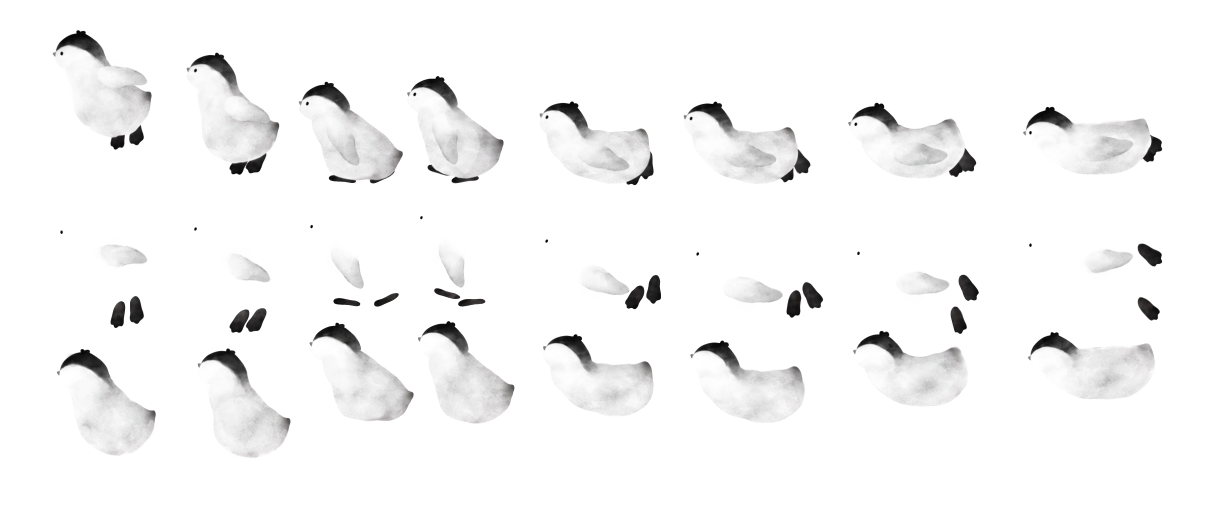
#> input picture assets/penguin/source_sheet.png, 6095 x 2597 px, found by its file name (shown at 1/5 size)
$ python atlas.py
#> lines starting #> are read from the running program, lines starting #| are printed output that depends on the picture
import numpy as np, json, base64, io
from PIL import Image
from scipy import ndimage
SRC = 'assets/penguin/source_sheet.png'
OUT = 'tools/penguin_art/work/'
REPO = './'
WHITE = 218  # 레벨: 이 밝기 이상은 흰색으로 (원화 흰 몸 ≈ 205 → 게임 안개·밤빛 아래서도 얼굴이 하얗게). 검정은 그대로
src = Image.open(SRC); im = np.array(src)
#> further down, src is the input picture: PIL image 6095x2597 RGBA; mean R, G, B, A 34.6, 34.6, 34.6, 41.8
im[..., :3] = np.clip(im[..., :3].astype(np.float32) * (255.0 / WHITE), 0, 255).astype(np.uint8)
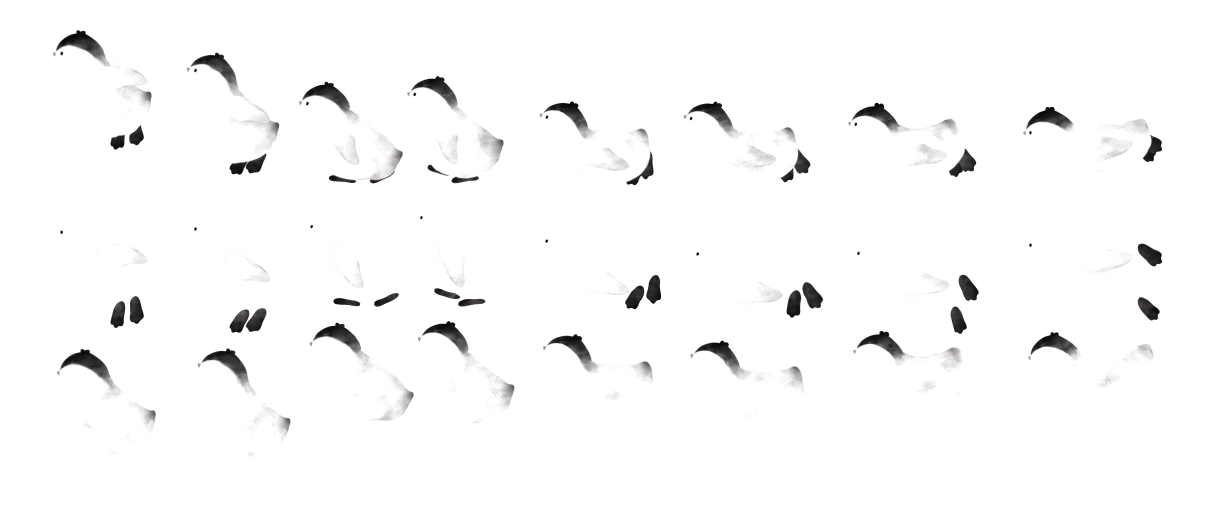
#> im: shape (2597, 6095, 4) (shown at 1/5 size); mean R, G, B, A 37.8, 37.7, 37.8, 41.8; transparent parts drawn white
#> (the run stopped early here; a loop or call above may not have finished)
